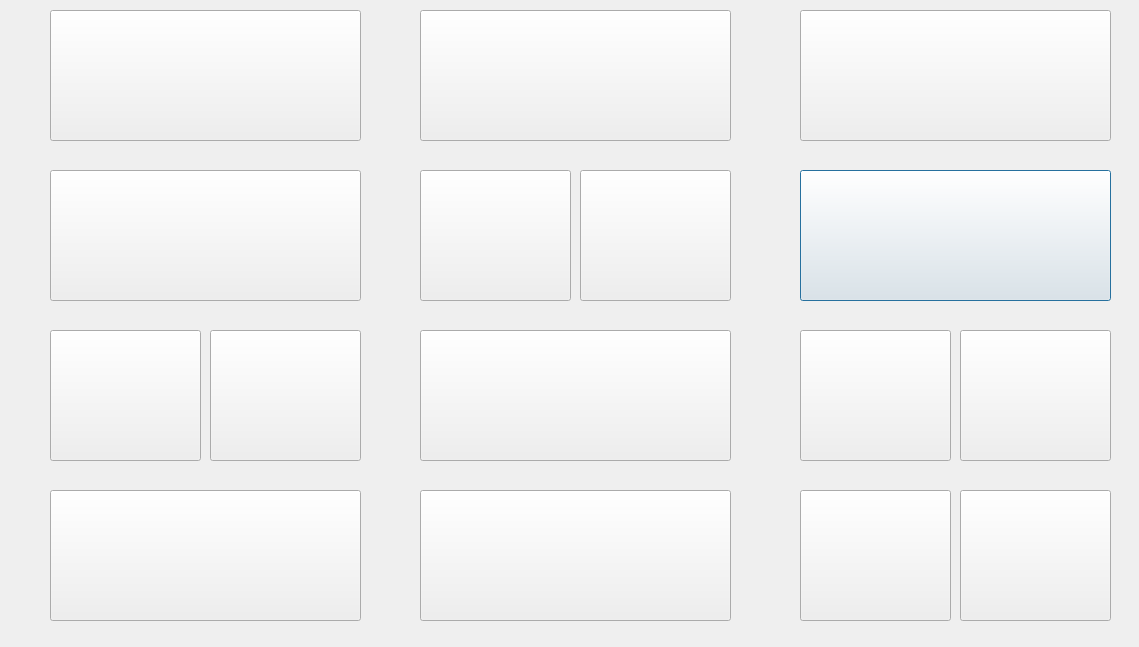
<?xml version="1.0" encoding="UTF-8"?>
<ui version="4.0">
 <class>Network</class>
 <widget class="QDialog" name="Network">
  <property name="geometry">
   <rect>
    <x>0</x>
    <y>0</y>
    <width>1139</width>
    <height>647</height>
   </rect>
  </property>
  <property name="windowTitle">
   <string>Dialog</string>
  </property>
  <widget class="QPushButton" name="pushButton_11">
   <property name="geometry">
    <rect>
     <x>800</x>
     <y>170</y>
     <width>311</width>
     <height>131</height>
    </rect>
   </property>
   <property name="text">
    <string/>
   </property>
   <property name="icon">
    <iconset>
     <normaloff>../../Music/8/icon/network/skydrive.jpg</normaloff>../../Music/8/icon/network/skydrive.jpg</iconset>
   </property>
   <property name="iconSize">
    <size>
     <width>310</width>
     <height>170</height>
    </size>
   </property>
  </widget>
  <widget class="QPushButton" name="pushButton_14">
   <property name="geometry">
    <rect>
     <x>210</x>
     <y>330</y>
     <width>151</width>
     <height>131</height>
    </rect>
   </property>
   <property name="text">
    <string/>
   </property>
   <property name="icon">
    <iconset>
     <normaloff>../../Music/8/icon/network/paytm.png</normaloff>../../Music/8/icon/network/paytm.png</iconset>
   </property>
   <property name="iconSize">
    <size>
     <width>160</width>
     <height>160</height>
    </size>
   </property>
  </widget>
  <widget class="QPushButton" name="pushButton_15">
   <property name="geometry">
    <rect>
     <x>580</x>
     <y>170</y>
     <width>151</width>
     <height>131</height>
    </rect>
   </property>
   <property name="text">
    <string/>
   </property>
   <property name="icon">
    <iconset>
     <normaloff>../../Music/8/icon/network/twitter.png</normaloff>../../Music/8/icon/network/twitter.png</iconset>
   </property>
   <property name="iconSize">
    <size>
     <width>300</width>
     <height>150</height>
    </size>
   </property>
  </widget>
  <widget class="QPushButton" name="pushButton_8">
   <property name="geometry">
    <rect>
     <x>420</x>
     <y>490</y>
     <width>311</width>
     <height>131</height>
    </rect>
   </property>
   <property name="text">
    <string/>
   </property>
   <property name="icon">
    <iconset>
     <normaloff>../../Music/8/icon/network/toi.jpg</normaloff>../../Music/8/icon/network/toi.jpg</iconset>
   </property>
   <property name="iconSize">
    <size>
     <width>310</width>
     <height>160</height>
    </size>
   </property>
  </widget>
  <widget class="QPushButton" name="pushButton_10">
   <property name="geometry">
    <rect>
     <x>800</x>
     <y>330</y>
     <width>151</width>
     <height>131</height>
    </rect>
   </property>
   <property name="text">
    <string/>
   </property>
   <property name="icon">
    <iconset>
     <normaloff>../../Music/8/icon/network/wiki.jpg</normaloff>../../Music/8/icon/network/wiki.jpg</iconset>
   </property>
   <property name="iconSize">
    <size>
     <width>300</width>
     <height>150</height>
    </size>
   </property>
  </widget>
  <widget class="QPushButton" name="pushButton_17">
   <property name="geometry">
    <rect>
     <x>960</x>
     <y>490</y>
     <width>151</width>
     <height>131</height>
    </rect>
   </property>
   <property name="text">
    <string/>
   </property>
   <property name="icon">
    <iconset>
     <normaloff>../../Music/8/icon/network/clima.jpg</normaloff>../../Music/8/icon/network/clima.jpg</iconset>
   </property>
   <property name="iconSize">
    <size>
     <width>160</width>
     <height>160</height>
    </size>
   </property>
  </widget>
  <widget class="QPushButton" name="pushButton_3">
   <property name="geometry">
    <rect>
     <x>50</x>
     <y>330</y>
     <width>151</width>
     <height>131</height>
    </rect>
   </property>
   <property name="text">
    <string/>
   </property>
   <property name="icon">
    <iconset>
     <normaloff>../../Music/8/icon/network/google.jpg</normaloff>../../Music/8/icon/network/google.jpg</iconset>
   </property>
   <property name="iconSize">
    <size>
     <width>310</width>
     <height>150</height>
    </size>
   </property>
  </widget>
  <widget class="QPushButton" name="pushButton_5">
   <property name="geometry">
    <rect>
     <x>420</x>
     <y>10</y>
     <width>311</width>
     <height>131</height>
    </rect>
   </property>
   <property name="text">
    <string/>
   </property>
   <property name="icon">
    <iconset>
     <normaloff>../../Music/8/icon/network/internet expo.jpg</normaloff>../../Music/8/icon/network/internet expo.jpg</iconset>
   </property>
   <property name="iconSize">
    <size>
     <width>310</width>
     <height>170</height>
    </size>
   </property>
  </widget>
  <widget class="QPushButton" name="pushButton">
   <property name="geometry">
    <rect>
     <x>50</x>
     <y>10</y>
     <width>311</width>
     <height>131</height>
    </rect>
   </property>
   <property name="text">
    <string/>
   </property>
   <property name="icon">
    <iconset>
     <normaloff>../../Music/8/icon/network/netflix.jpg</normaloff>../../Music/8/icon/network/netflix.jpg</iconset>
   </property>
   <property name="iconSize">
    <size>
     <width>311</width>
     <height>150</height>
    </size>
   </property>
  </widget>
  <widget class="QPushButton" name="pushButton_6">
   <property name="geometry">
    <rect>
     <x>420</x>
     <y>330</y>
     <width>311</width>
     <height>131</height>
    </rect>
   </property>
   <property name="text">
    <string/>
   </property>
   <property name="icon">
    <iconset>
     <normaloff>../../Music/8/icon/network/Facebook-for-Windows-Phone-8-Update-Adds-Support-for-Multiple-Resolutions-Tile-Sizes-3.jpg</normaloff>../../Music/8/icon/network/Facebook-for-Windows-Phone-8-Update-Adds-Support-for-Multiple-Resolutions-Tile-Sizes-3.jpg</iconset>
   </property>
   <property name="iconSize">
    <size>
     <width>320</width>
     <height>170</height>
    </size>
   </property>
  </widget>
  <widget class="QPushButton" name="pushButton_7">
   <property name="geometry">
    <rect>
     <x>420</x>
     <y>170</y>
     <width>151</width>
     <height>131</height>
    </rect>
   </property>
   <property name="text">
    <string/>
   </property>
   <property name="icon">
    <iconset>
     <normaloff>../../Music/8/icon/network/Quora.png</normaloff>../../Music/8/icon/network/Quora.png</iconset>
   </property>
   <property name="iconSize">
    <size>
     <width>150</width>
     <height>151</height>
    </size>
   </property>
  </widget>
  <widget class="QPushButton" name="pushButton_16">
   <property name="geometry">
    <rect>
     <x>960</x>
     <y>330</y>
     <width>151</width>
     <height>131</height>
    </rect>
   </property>
   <property name="text">
    <string/>
   </property>
   <property name="icon">
    <iconset>
     <normaloff>../../Music/8/icon/network/engadget.png</normaloff>../../Music/8/icon/network/engadget.png</iconset>
   </property>
   <property name="iconSize">
    <size>
     <width>160</width>
     <height>150</height>
    </size>
   </property>
  </widget>
  <widget class="QPushButton" name="pushButton_12">
   <property name="geometry">
    <rect>
     <x>800</x>
     <y>490</y>
     <width>151</width>
     <height>131</height>
    </rect>
   </property>
   <property name="text">
    <string/>
   </property>
   <property name="icon">
    <iconset>
     <normaloff>../../Music/8/icon/network/amzon1.jpg</normaloff>../../Music/8/icon/network/amzon1.jpg</iconset>
   </property>
   <property name="iconSize">
    <size>
     <width>200</width>
     <height>160</height>
    </size>
   </property>
  </widget>
  <widget class="QPushButton" name="pushButton_4">
   <property name="geometry">
    <rect>
     <x>50</x>
     <y>490</y>
     <width>311</width>
     <height>131</height>
    </rect>
   </property>
   <property name="text">
    <string/>
   </property>
   <property name="icon">
    <iconset>
     <normaloff>../../Music/8/icon/network/store.png</normaloff>../../Music/8/icon/network/store.png</iconset>
   </property>
   <property name="iconSize">
    <size>
     <width>470</width>
     <height>220</height>
    </size>
   </property>
  </widget>
  <widget class="QPushButton" name="pushButton_9">
   <property name="geometry">
    <rect>
     <x>800</x>
     <y>10</y>
     <width>311</width>
     <height>131</height>
    </rect>
   </property>
   <property name="text">
    <string/>
   </property>
   <property name="icon">
    <iconset>
     <normaloff>../../Music/8/icon/network/flpkart.jpg</normaloff>../../Music/8/icon/network/flpkart.jpg</iconset>
   </property>
   <property name="iconSize">
    <size>
     <width>310</width>
     <height>240</height>
    </size>
   </property>
  </widget>
  <widget class="QPushButton" name="pushButton_2">
   <property name="geometry">
    <rect>
     <x>50</x>
     <y>170</y>
     <width>311</width>
     <height>131</height>
    </rect>
   </property>
   <property name="text">
    <string/>
   </property>
   <property name="icon">
    <iconset>
     <normaloff>../../Music/8/icon/network/gmail.png</normaloff>../../Music/8/icon/network/gmail.png</iconset>
   </property>
   <property name="iconSize">
    <size>
     <width>401</width>
     <height>191</height>
    </size>
   </property>
  </widget>
  <widget class="QLabel" name="background1">
   <property name="geometry">
    <rect>
     <x>-5</x>
     <y>-4</y>
     <width>1141</width>
     <height>651</height>
    </rect>
   </property>
   <property name="text">
    <string/>
   </property>
  </widget>
  <zorder>background1</zorder>
  <zorder>pushButton_5</zorder>
  <zorder>pushButton_11</zorder>
  <zorder>pushButton_14</zorder>
  <zorder>pushButton_15</zorder>
  <zorder>pushButton_8</zorder>
  <zorder>pushButton_10</zorder>
  <zorder>pushButton_17</zorder>
  <zorder>pushButton_3</zorder>
  <zorder>pushButton</zorder>
  <zorder>pushButton_6</zorder>
  <zorder>pushButton_7</zorder>
  <zorder>pushButton_16</zorder>
  <zorder>pushButton_12</zorder>
  <zorder>pushButton_4</zorder>
  <zorder>pushButton_9</zorder>
  <zorder>pushButton_2</zorder>
 </widget>
 <resources/>
 <connections/>
</ui>
